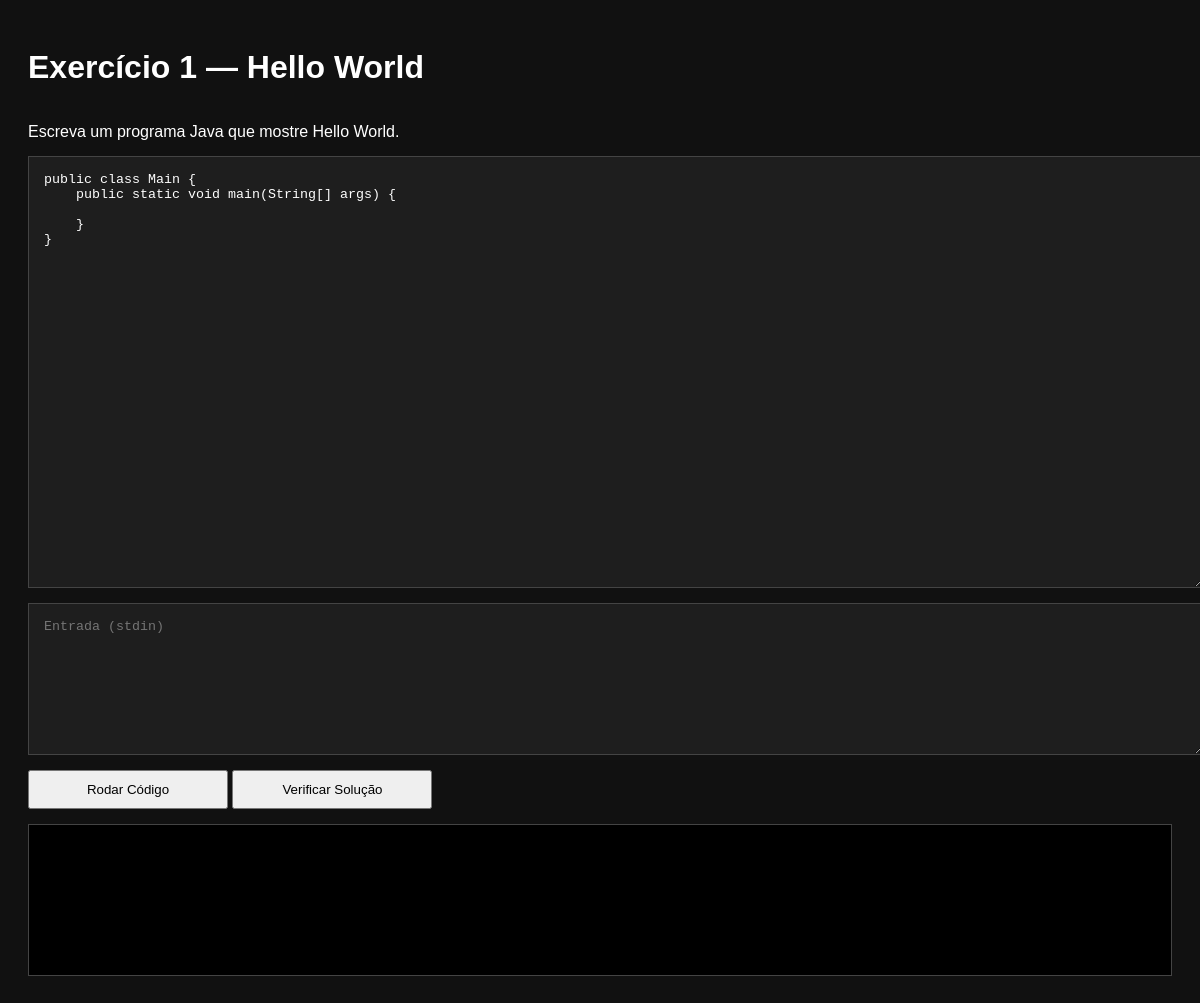
The page /pages/index.php on the database its author committed.
### tables this page shows
CREATE TABLE exercicios(
	id INT AUTO_INCREMENT PRIMARY KEY NOT NULL,
	titulo VARCHAR(255) NOT NULL,
		descricao TEXT NOT NULL,
		codigo_inicial TEXT NOT NULL,
		posicao INT NOT null
);

### pages/index.php (the view, shortened to what this page needs)
<?php
    require_once "../backend/database.php";
    $tarefa = $_GET["p"] ?? 1;
    $stmt = $pdo->prepare(
    "SELECT * FROM exercicios WHERE id = ?"
    );
    $stmt->execute([$tarefa]);
    $exercicio = $stmt->fetch(PDO::FETCH_ASSOC);
?>
<!DOCTYPE html>
<html lang="pt-br">
<head>
    <link rel="stylesheet" href="css/style.css">
</head>
<body>
    <div class="editor-container" data-exercicio-id="<?= (int)$exercicio["id"] ?>">
            <h1>
                <?= htmlspecialchars($exercicio["titulo"]) ?>
            </h1>
            <div>
                <?= nl2br(htmlspecialchars($exercicio["descricao"]))?>
            </div>
            <textarea id="editor"><?= htmlspecialchars($exercicio["codigo_inicial"]) ?></textarea>
            <textarea id="stdin" placeholder="Entrada (stdin)" style="height:120px;"></textarea>
            <div class="button-group">
                <button id="runButton">Rodar Código</button>
                <button id="verifyButton">Verificar Solução</button>
            </div>
            <div class="console" id="output"></div>
        </div>
</body>
</html>

### pages/css/style.css (style rules this page uses)
body { background: #111; color: white; font-family: Arial; padding: 20px; }
.editor-container { display: flex; flex-direction: column; gap: 15px; }
textarea { width: 100%; height: 400px; background: #1e1e1e; color: white; border: 1px solid #444; padding: 15px; font-family: monospace; resize: vertical; }
button { width: 200px; padding: 10px; cursor: pointer; }
.console { background: black; padding: 15px; min-height: 120px; white-space: pre-wrap; border: 1px solid #444; }

### rows shown on the page
exercicios: titulo "Exercício 1 — Hello World", descricao "Escreva um programa Java que mostre Hello World.", codigo_inicial "public class Main { public static void main(String[] args) { } }"
